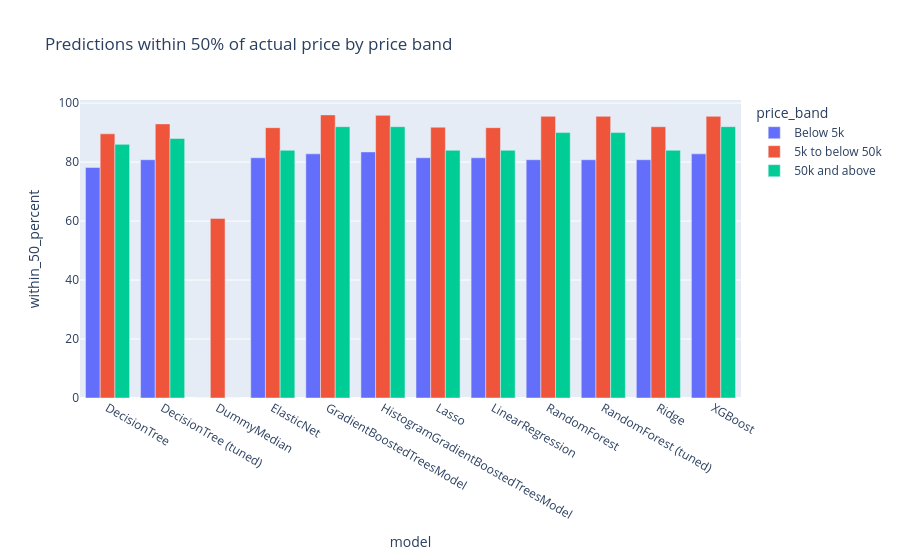

The cell this chart's notebook holds for it:
### Markdown cell above
## Price bands and prediction errors
Random Forest and its tuned variant tie for the lowest held-out RMSE at 7,663, with MAE of 3,106 and R² of 0.876. Their predictions are identical in this run. XGBoost follows with RMSE of 8,319 and has slightly lower mean percentage error, 19.79% versus 20.27% for the forest.

The forest's mean percentage error is 35.39% below 5k, compared with 16.78% from 5k to below 50k. The 50 cars priced at 50k or more have RMSE of 26,918, showing how the upper price band contributes large absolute misses. The untuned decision tree's strong validation result does not carry over to this set.

Residuals are actual minus predicted, so negative values indicate overprediction. The within-50% measure counts predictions at or inside that tolerance; it is a descriptive error threshold. A useful next check is the largest errors in each price band, with any model changes evaluated through training CV.

### Code cell
display(band_scores)
display(error_details.sort_values("percentage_error", ascending=False).head(20))
below_50k = error_details.loc[error_details.actual < 50000]
display(below_50k.groupby("model").agg(
    rows=("actual", "size"),
    within_50_percent=("percentage_error", lambda values: (values <= 50).mean() * 100),
    mean_percentage_error=("percentage_error", "mean"),
))
px.bar(band_scores, x="model", y="within_50_percent", color="price_band", barmode="group", title="Predictions within 50% of actual price by price band").show()

### Figure 1 — Plotly figure (JSON) as saved in the notebook; plotly's stock layout.template omitted (floating-point values rounded to 4 significant figures)
{"data": [{"alignmentgroup": "True", "hovertemplate": "price_band=Below 5k<br>model=%{x}<br>within_50_percent=%{y}<extra></extra>", "legendgroup": "Below 5k", "marker": {"color": "#636efa", "pattern": {"shape": ""}}, "name": "Below 5k", "offsetgroup": "Below 5k", "orientation": "v", "showlegend": true, "textposition": "auto", "type": "bar", "x": ["DecisionTree", "DecisionTree (tuned)", "DummyMedian", "ElasticNet", "GradientBoostedTreesModel", "HistogramGradientBoostedTreesModel", "Lasso", "LinearRegression", "RandomForest", "RandomForest (tuned)", "Ridge", "XGBoost"], "xaxis": "x", "y": [78.15, 80.79, 0.0, 81.46, 82.78, 83.44, 81.46, 81.46, 80.79, 80.79, 80.79, 82.78], "yaxis": "y"}, {"alignmentgroup": "True", "hovertemplate": "price_band=5k to below 50k<br>model=%{x}<br>within_50_percent=%{y}<extra></extra>", "legendgroup": "5k to below 50k", "marker": {"color": "#EF553B", "pattern": {"shape": ""}}, "name": "5k to below 50k", "offsetgroup": "5k to below 50k", "orientation": "v", "showlegend": true, "textposition": "auto", "type": "bar", "x": ["DecisionTree", "DecisionTree (tuned)", "DummyMedian", "ElasticNet", "GradientBoostedTreesModel", "HistogramGradientBoostedTreesModel", "Lasso", "LinearRegression", "RandomForest", "RandomForest (tuned)", "Ridge", "XGBoost"], "xaxis": "x", "y": [89.58, 92.95, 60.9, 91.67, 95.99, 95.83, 91.83, 91.67, 95.51, 95.51, 91.99, 95.51], "yaxis": "y"}, {"alignmentgroup": "True", "hovertemplate": "price_band=50k and above<br>model=%{x}<br>within_50_percent=%{y}<extra></extra>", "legendgroup": "50k and above", "marker": {"color": "#00cc96", "pattern": {"shape": ""}}, "name": "50k and above", "offsetgroup": "50k and above", "orientation": "v", "showlegend": true, "textposition": "auto", "type": "bar", "x": ["DecisionTree", "DecisionTree (tuned)", "DummyMedian", "ElasticNet", "GradientBoostedTreesModel", "HistogramGradientBoostedTreesModel", "Lasso", "LinearRegression", "RandomForest", "RandomForest (tuned)", "Ridge", "XGBoost"], "xaxis": "x", "y": [86.0, 88.0, 0.0, 84.0, 92.0, 92.0, 84.0, 84.0, 90.0, 90.0, 84.0, 92.0], "yaxis": "y"}], "layout": {"barmode": "group", "legend": {"title": {"text": "price_band"}, "tracegroupgap": 0}, "title": {"text": "Predictions within 50% of actual price by price band"}, "xaxis": {"anchor": "y", "domain": [0.0, 1.0], "title": {"text": "model"}}, "yaxis": {"anchor": "x", "domain": [0.0, 1.0], "title": {"text": "within_50_percent"}}}}
